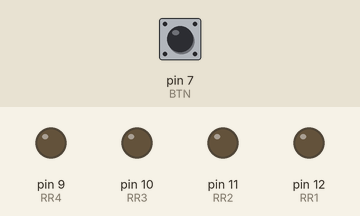
A sketch run on a simulated Arduino Uno, built with avr-gcc and run on an emulated ATmega328P. Shown: output pins drawn as LEDs (lit = HIGH). The inputs (shaded band) are chosen by the test bench; at power-on: pin 7 (BTN) LOW.

Above: at 1.2 s.
1.3 s: pin 7 (BTN) pulled HIGH for 1 s
At 2.7 s:
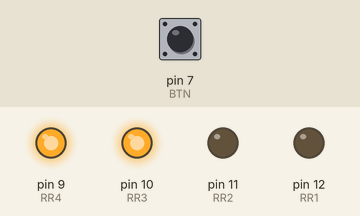
At 3.1 s:
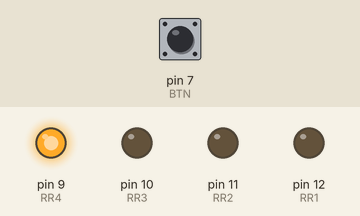
Timing chart, 0 to 4.6 s (numbered marks = the images above; inputs shaded):
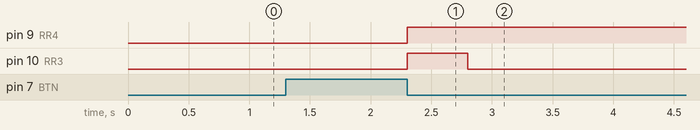

The sketch:

ARDUINO_UNO_pulsante_avvio.ino
```cpp
#define RR1 12
#define RR2 11
#define RR3 10
#define RR4 9

#define BTN 7

void setup() {
  // put your setup code here, to run once:
  pinMode(RR1, OUTPUT);
  pinMode(RR2, OUTPUT);
  pinMode(RR3, OUTPUT);
  pinMode(RR4, OUTPUT);

  digitalWrite(RR1, LOW);
  digitalWrite(RR2, LOW);
  digitalWrite(RR3, LOW);
  digitalWrite(RR4, LOW);

  Serial.begin(9600);
}


unsigned long dt = 0;
unsigned long counter = 0;
bool gioco = false;
bool seq = true;
bool pos = false;

void loop() {
  // put your main code here, to run repeatedly:


  if (gioco) {
    if ((millis() - dt) > 291000) {
      gioco = false;
      digitalWrite(RR4, LOW);
      digitalWrite(RR3, LOW);
    }
    else {
      //disattiva led pulsante - collegato su NC
      digitalWrite(RR4, HIGH);

      //manda sequenza
      if (seq) {
        digitalWrite(RR3, HIGH);
        delay(500);
        digitalWrite(RR3, LOW);
        delay(500);

        seq = false;
      }
      else {
        digitalWrite(RR3, LOW);
      }


    }

  }
  else {
    //accendi led pulsante - collegato su NC
    digitalWrite(RR4, LOW);

    //assicurazione sul non mandare segnale
    digitalWrite(RR3, LOW);

    //controlla pulsante ingresso
    seq = true;
    if (digitalRead(BTN)) {
      counter++;
    }
    else {
      counter = 0;
    }

    if (counter > 10000) {
      pos = true;
    }

    if ((pos) && !digitalRead(BTN)) {
      gioco = true;
      dt = millis();
      pos = false;
    }
  }

}
```

Measured:
- after the input at 1.3 s, pin 9 (RR4): LOW → HIGH after 1.0 s; pin 10 (RR3): LOW → HIGH after 1.0 s, → LOW 0.50 s later
